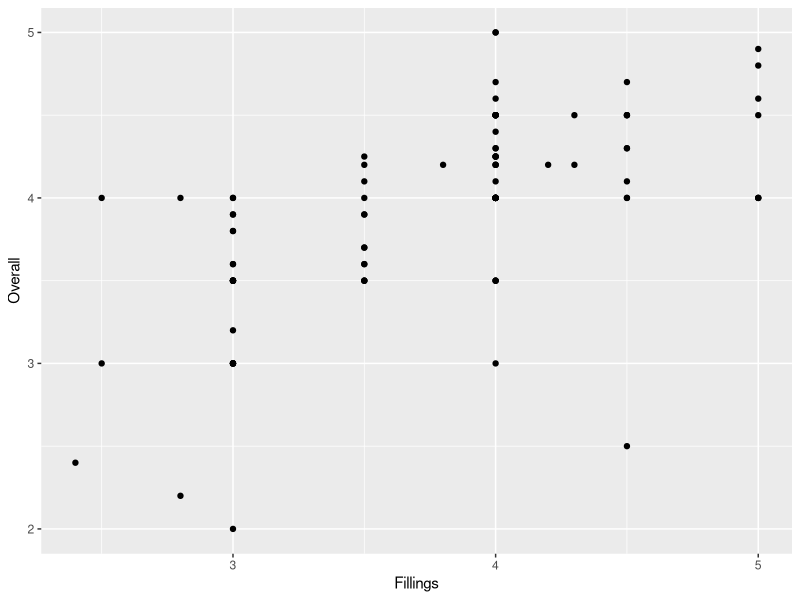
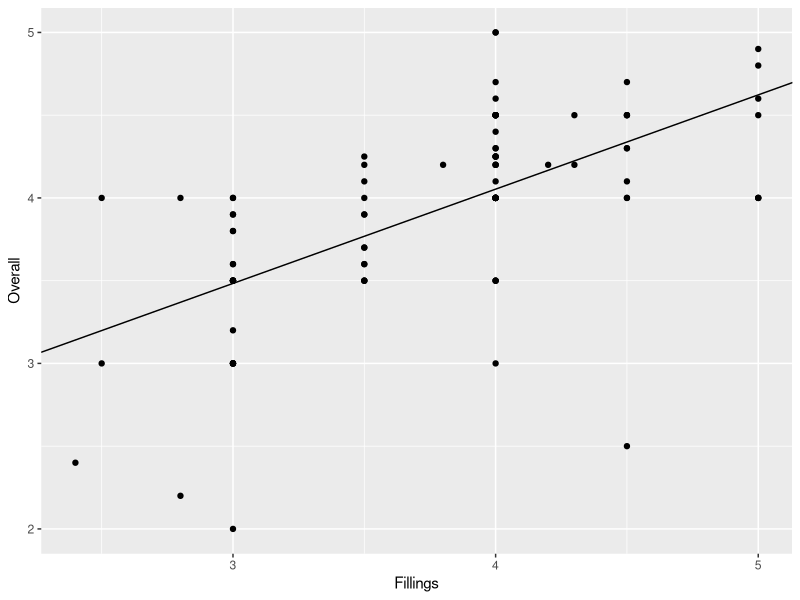

Write the R code that produced these figures, in order.
burritos <- read.csv("burritos.csv", stringsAsFactors = TRUE)


burritos_train <- burritos[1:100, ]
burritos_test <- burritos[101:122, ]

library(ggplot2)

ggplot(data = burritos_train) +
  geom_point(mapping = aes(x = Fillings, y = Overall))

lm_burritos <- lm(Overall ~ Fillings, data = burritos_train)

ggplot(data = burritos_train, mapping = aes(x = Fillings, y = Overall)) +
  geom_point() +
  geom_abline(intercept = lm_burritos$coefficients[1],
              slope = lm_burritos$coefficients[2])

summary(lm_burritos)

lm_burritos$coefficients[1] + lm_burritos$coefficients[2] * 4

predict(lm_burritos, data.frame(Fillings = 4))

predict(lm_burritos, data.frame(Fillings = 4), interval = "prediction")

lm_burritos_all <- lm(Overall ~ ., data = burritos_train)

summary(lm_burritos_all)
